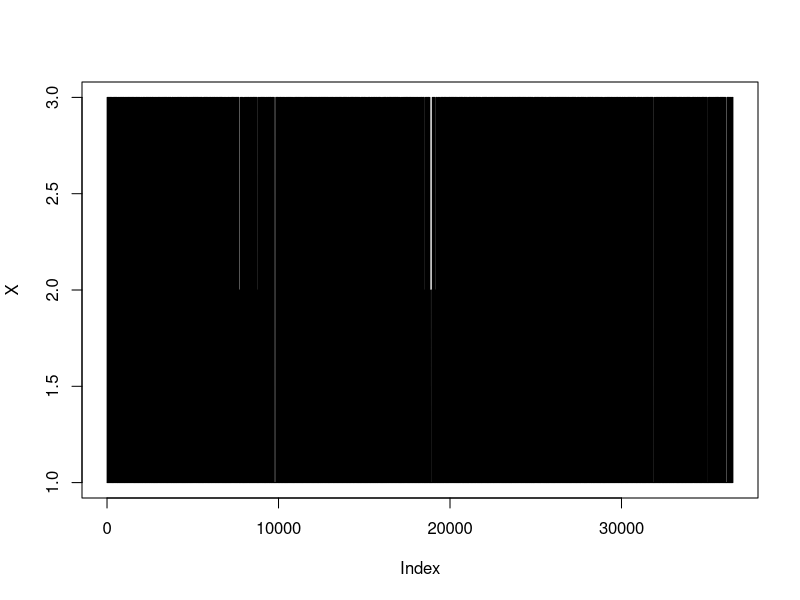
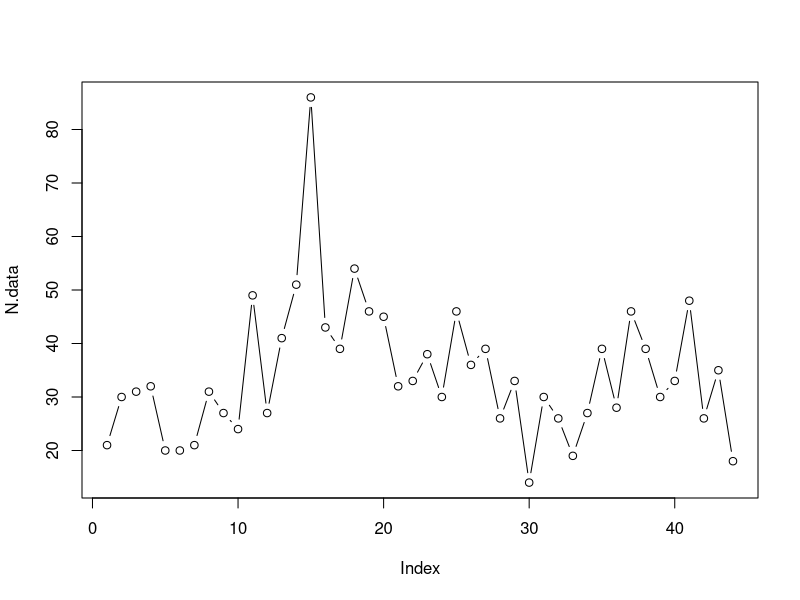
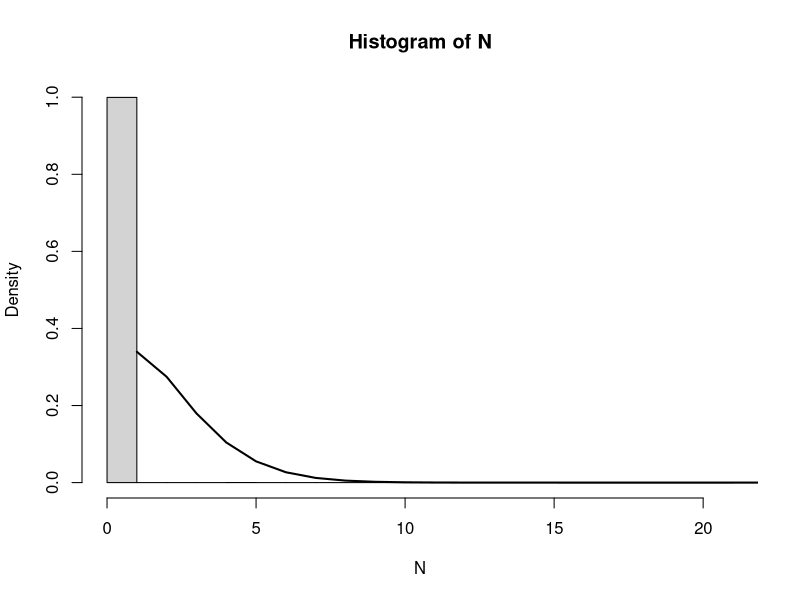
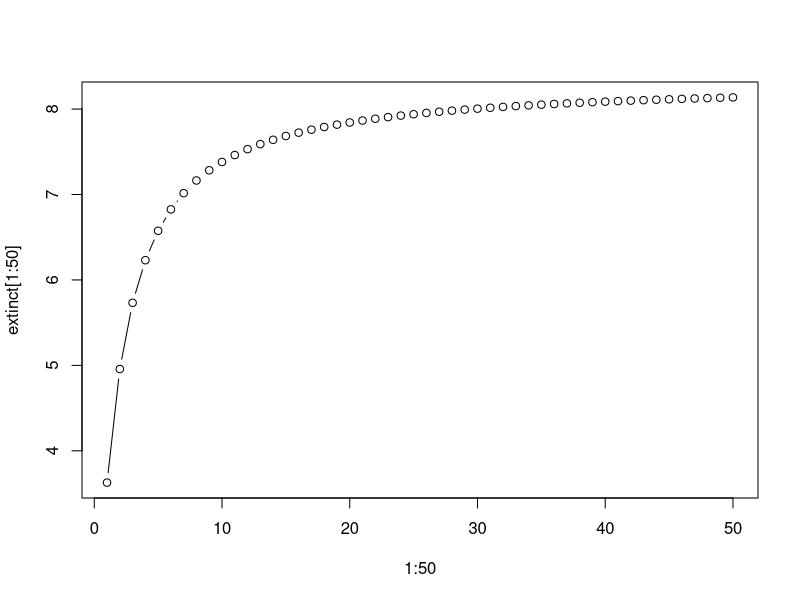

Write R code to recreate these figures, in order.
# Demographic stochasticity in discrete time
# Goals:
# 1. Learn a bit about Markov chains and
# create a simulator illustrated with a Davis
# rain model
# 2. Select a Parus major model via time series assuming process error (demographic stochasticity)
# 3. Simulate the model, find quasi-stationary distributions, and solve for extinction times. 
rm(list = ls())

# Goal 1. 

P=rbind(c(0.9055235 ,0.01363398, 0.08084251),
        c(0.5691057, 0.15718157, 0.27371274),
        c(0.4038997, 0.07195915, 0.52414113))
# create a simulator
# inputs: X1 initial state, P, Tf length of run
# output a vector X of all the states during run
MC=function(X1=1,P,Tf=100){
X=numeric(Tf)
X[1]=X1
k=dim(P)[1]
for(n in 2:Tf){
X[n]=sample(1:k,size = 1,prob=P[X[n-1],])
}
plot(X,type="l")
return(X)
}

out=MC(P=P,Tf=36500)
sum(out==1)/36500

stuff=eigen(t(P))
v=stuff$vectors[,1]

# Goal 2
N.data=c(21,30,31,32,20,20,21,31,27,24,49,27,41,51,86,43,39,54,46,45,32,33,38,30,46,36,39,26,33,14,30,26,19,27,39,28,46,39,30,33,48,26,35,18)

plot(N.data,type="b")

# after fitting some models we got

fit=function(N)N*exp(0.05)/(1+0.1*N)

# simulate this model

N1=N.data[1]
Tf=10000
N=numeric(Tf)
N[1]=21
for(t in 2:Tf){
N[t]=rpois(n = 1,lambda = fit(N[t-1]))
}
N
# create the Q matrix
chop=500
Q=matrix(NA,chop,chop)
for(i in 1:chop){
  Q[i,]=dpois(x=1:chop,lambda=fit(i))
}
stuff=eigen(t(Q))
v=Re(stuff$vectors[,1])
v=v/sum(v)
hist(N,freq=FALSE)
lines(v,lwd=2)


# find extinction times

# we already found one which is given 
# by 1/(1-lambda) where lambda is the leading
# eigenvalue of Q

1/(1-Re(stuff$values[1])) # "intrinsic" mean time to extinction

# how about the normal PVA estimates
# mean time to extinction given initially i individuals
# this is given by (Id-Q)^{-1}%*%ones 
# where ones is a column vectors of ones

extinct=solve(diag(chop)-Q)%*%matrix(1,chop,1)

plot(1:50,extinct[1:50],type="b")
